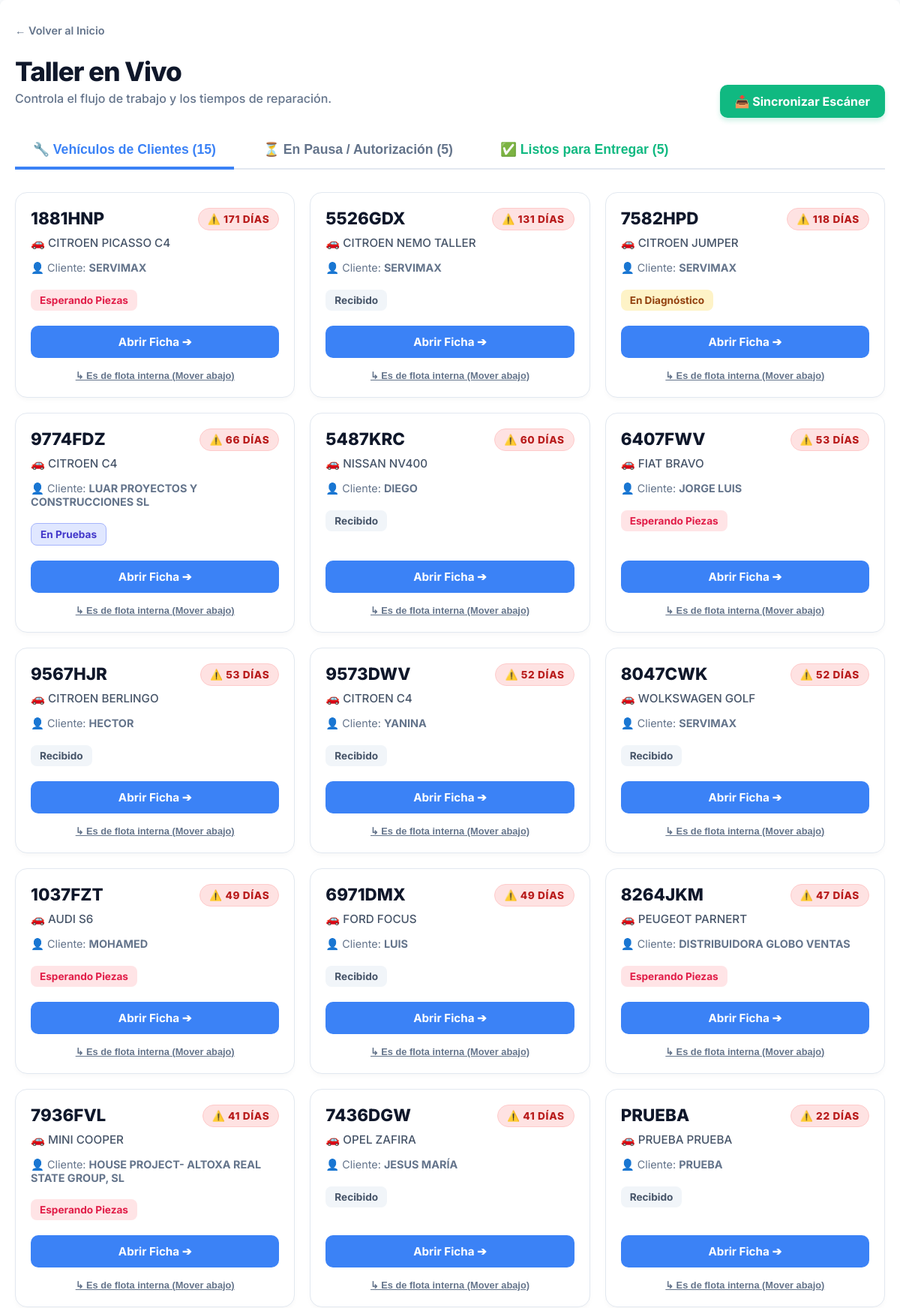
Page /ordenes/ (signed in, upper part) on the earlier database version.
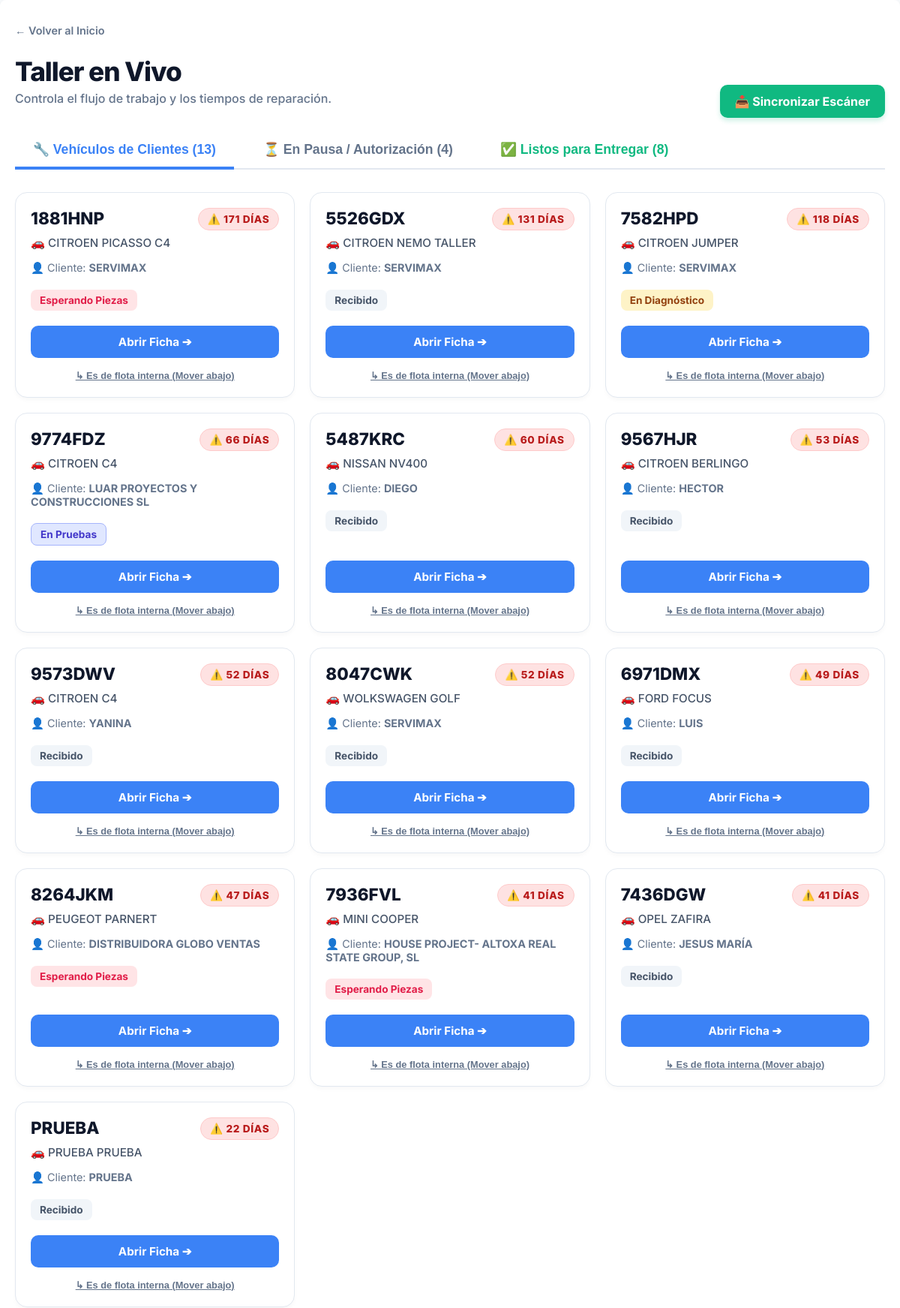
Same page on the later database version.
### taller/models.py (models this page shows, shortened)
class OrdenDeReparacion(models.Model):
    ESTADO_CHOICES = [
        ('Recibido', 'Recibido'),
        ('En Diagnostico', 'En Diagnóstico'),
        ('Esperando Autorizacion', 'Esperando Autorización'),
        ('Esperando Piezas', 'Esperando Piezas'),
        ('En Reparacion', 'En Reparación'),
        ('En Pruebas', 'En Pruebas'),
        ('Listo para Recoger', 'Listo para Recoger'),
        ('Entregado', 'Entregado'),
    ]
    vehiculo = models.ForeignKey(Vehiculo, on_delete=models.CASCADE)
    cliente = models.ForeignKey(Cliente, on_delete=models.CASCADE)
    presupuesto_origen = models.ForeignKey('Presupuesto', null=True, blank=True, on_delete=models.SET_NULL)
    problema = models.TextField()
    danos_previos = models.TextField(blank=True, null=True, verbose_name="Daños Previos (Rayones, golpes...)")
    kilometraje_recepcion = models.IntegerField(default=0, verbose_name="Kilómetros al entrar")
    estado = models.CharField(max_length=50, choices=ESTADO_CHOICES, default='Recibido')
    fecha_entrada = models.DateTimeField(default=timezone.now)
    trabajo_interno = models.BooleanField(default=False, verbose_name="Vehículo del Taller")
    @property
    def dias_en_taller(self):
        if self.fecha_entrada:
            return (timezone.now().date() - self.fecha_entrada.date()).days
        return 0

class Vehiculo(models.Model):
    matricula = models.CharField(max_length=20, unique=True)
    marca = models.CharField(max_length=50)
    modelo = models.CharField(max_length=50)
    kilometraje = models.IntegerField(default=0)
    cliente = models.ForeignKey(Cliente, on_delete=models.CASCADE)

class Cliente(models.Model):
    nombre = models.CharField(max_length=100)
    telefono = models.CharField(max_length=20, unique=True)
    TIPO_DOCUMENTO_CHOICES = [
        ('DNI', 'DNI'),
        ('NIE', 'NIE'),
        ('NIF', 'NIF (Empresas)'),
    ]
    tipo_documento = models.CharField(max_length=10, choices=TIPO_DOCUMENTO_CHOICES, default='DNI', null=True, blank=True)
    documento_fiscal = models.CharField(max_length=20, null=True, blank=True, help_text="Número de DNI, NIE o NIF")
    direccion_fiscal = models.CharField(max_length=255, null=True, blank=True, help_text="Calle, Número, Piso, Puerta")
    codigo_postal_fiscal = models.CharField(max_length=10, null=True, blank=True)
    ciudad_fiscal = models.CharField(max_length=100, null=True, blank=True)
    provincia_fiscal = models.CharField(max_length=100, null=True, blank=True)

### taller/views.py (the view, shortened to what this page needs)
# urls.py: path('ordenes/', views.lista_ordenes, name='lista_ordenes'),
@login_required
def lista_ordenes(request):
    ordenes_activas = OrdenDeReparacion.objects.exclude(estado='Entregado').select_related('vehiculo', 'cliente')
    ordenes_clientes = ordenes_activas.filter(trabajo_interno=False)
    flota_interna = ordenes_activas.filter(trabajo_interno=True).order_by('id')
    ordenes_taller = ordenes_clientes.filter(estado__in=['Recibido', 'En Diagnostico', 'Esperando Piezas', 'En Reparacion', 'En Pruebas']).order_by('id')
    ordenes_pausadas = ordenes_clientes.filter(estado='Esperando Autorizacion').order_by('id')
    ordenes_listas = ordenes_clientes.filter(estado='Listo para Recoger').order_by('id')
    return render(request, 'taller/lista_ordenes.html', {
        'ordenes_taller': ordenes_taller,
        'ordenes_pausadas': ordenes_pausadas,
        'ordenes_listas': ordenes_listas,
        'flota_interna': flota_interna,
        'taller_cerrado': HistorialEstadoOrden.objects.filter(es_pausa_jornada=True, fecha_fin__isnull=True).exists()
    })

### taller/templates/taller/lista_ordenes.html (shortened to what this page needs)
<!DOCTYPE html>
{% load static %}
<html lang="es">
<head>
    <link rel="stylesheet" href="{% static 'taller/css/main.css' %}">
</head>
<body>
    <div class="container">
        <div style="display: flex; justify-content: space-between; align-items: flex-end; margin-bottom: 10px; flex-wrap: wrap; gap: 15px;">
            <div>
                <a href="{% url 'home' %}" style="text-decoration: none; color: #64748b; font-weight: 600; font-size: 0.9em;">← Volver al Inicio</a>
                <h1 class="header-title">Taller en Vivo</h1>
                <p style="color: #64748b; font-weight: 500; margin-top: 5px;">Controla el flujo de trabajo y los tiempos de reparación.</p>
            </div>
            {% if request.user.is_superuser %}
            <div>
                <a href="{% url 'sincronizar_escaner' %}" class="btn-modern btn-escaner" title="Busca correos nuevos del escáner y los asigna automáticamente">
                    📥 Sincronizar Escáner
                </a>
            </div>
            {% endif %}
        </div>
        <div class="tabs-container">
            <button class="tab-btn active" onclick="openTab(event, 'tab-trabajo')">🔧 Vehículos de Clientes ({{ ordenes_taller.count }})</button>
            <button class="tab-btn" onclick="openTab(event, 'tab-pausa')">⏳ En Pausa / Autorización ({{ ordenes_pausadas.count }})</button>
            {% if request.user.is_superuser %}
                <button class="tab-btn" onclick="openTab(event, 'tab-listos')" style="color: #10b981;">✅ Listos para Entregar ({{ ordenes_listas.count }})</button>
            {% endif %}
        </div>
        <div id="tab-trabajo" class="tab-content active">
            <div class="grid-cards">
                {% for orden in ordenes_taller %}
                <div class="card-orden">
                    <div class="badge-dias {% if orden.dias_en_taller > 15 %}dias-rojo{% elif orden.dias_en_taller > 7 %}dias-naranja{% else %}dias-verde{% endif %}">
                        {% if orden.dias_en_taller > 15 %}⚠️{% elif orden.dias_en_taller > 7 %}⏳{% else %}✅{% endif %}
                        {{ orden.dias_en_taller }} DÍAS
                    </div>
                    <div>
                        <h3 class="matricula">{{ orden.vehiculo.matricula }}</h3>
                        <p class="vehiculo-info">🚗 {{ orden.vehiculo.marca }} {{ orden.vehiculo.modelo }}</p>
                        <p class="cliente-info">👤 Cliente: <strong>{{ orden.cliente.nombre }}</strong></p>
                        <div class="estado-badge
                            {% if orden.estado == 'Recibido' %}estado-recibido
                            {% elif orden.estado == 'En Diagnostico' %}estado-diagnostico
                            {% elif orden.estado == 'Esperando Piezas' %}estado-piezas
                            {% elif orden.estado == 'En Reparacion' %}estado-reparacion
                            {% elif orden.estado == 'En Pruebas' %}estado-pruebas{% endif %}">
                            {{ orden.get_estado_display }}
                        </div>
                    </div>
                    <div>
                        <a href="{% url 'detalle_orden' orden.id %}" class="btn-modern btn-primary">Abrir Ficha ➔</a>
                        {% if request.user.is_superuser %}
                        <form method="post" style="margin: 0;">
                            <button type="submit" class="btn-move">↳ Es de flota interna (Mover abajo)</button>
                        </form>
                        {% endif %}
                    </div>
                </div>
                {% empty %}
                    <div class="empty-state" style="grid-column: 1 / -1;">
                        <span style="font-size: 3em; display: block; margin-bottom: 10px;">🎉</span>
                        No hay vehículos de clientes pendientes de reparación. ¡El taller está al día!
                    </div>
                {% endfor %}
            </div>
        </div>
    </div>
</body>
</html>

Differences in the rows shown:
no longer on this page (row edited): OrdenDeReparacion: dias_en_taller "53", vehiculo.matricula "6407FWV", vehiculo.marca "FIAT", vehiculo.modelo "BRAVO", cliente.nombre "JORGE LUIS", estado "Esperando Piezas"
no longer on this page (row edited): OrdenDeReparacion: dias_en_taller "49", vehiculo.matricula "1037FZT", vehiculo.marca "AUDI", vehiculo.modelo "S6", cliente.nombre "MOHAMED", estado "Esperando Piezas"
Other differences:
{{ ordenes_taller.count }}: "15" → "13"
{{ ordenes_pausadas.count }}: "5" → "4"
{{ ordenes_listas.count }}: "5" → "8"
